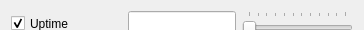
       <widget class="QWidget" name="widget_uptime" native="true">
        <property name="sizePolicy">
         <sizepolicy hsizetype="Expanding" vsizetype="Fixed">
          <horstretch>0</horstretch>
          <verstretch>0</verstretch>
         </sizepolicy>
        </property>
        <property name="minimumSize">
         <size>
          <width>0</width>
          <height>30</height>
         </size>
        </property>
        <property name="maximumSize">
         <size>
          <width>16777215</width>
          <height>30</height>
         </size>
        </property>
        <layout class="QHBoxLayout" name="horizontalLayout_16">
         <item>
          <widget class="QCheckBox" name="checkBox_uptime">
           <property name="sizePolicy">
            <sizepolicy hsizetype="Fixed" vsizetype="Fixed">
             <horstretch>0</horstretch>
             <verstretch>0</verstretch>
            </sizepolicy>
           </property>
           <property name="minimumSize">
            <size>
             <width>111</width>
             <height>25</height>
            </size>
           </property>
           <property name="maximumSize">
            <size>
             <width>111</width>
             <height>25</height>
            </size>
           </property>
           <property name="text">
            <string notr="true">Uptime</string>
           </property>
           <property name="checked">
            <bool>true</bool>
           </property>
          </widget>
         </item>
         <item>
          <widget class="QLineEdit" name="lineEdit_uptime">
           <property name="minimumSize">
            <size>
             <width>0</width>
             <height>25</height>
            </size>
           </property>
           <property name="maximumSize">
            <size>
             <width>16777215</width>
             <height>25</height>
            </size>
           </property>
           <property name="toolTip">
            <string notr="true">$uptime - uptime</string>
           </property>
           <property name="alignment">
            <set>Qt::AlignRight|Qt::AlignTrailing|Qt::AlignVCenter</set>
           </property>
          </widget>
         </item>
         <item>
          <widget class="QSlider" name="slider_uptime">
           <property name="sizePolicy">
            <sizepolicy hsizetype="Fixed" vsizetype="Fixed">
             <horstretch>0</horstretch>
             <verstretch>0</verstretch>
            </sizepolicy>
           </property>
           <property name="minimumSize">
            <size>
             <width>111</width>
             <height>25</height>
            </size>
           </property>
           <property name="maximumSize">
            <size>
             <width>111</width>
             <height>25</height>
            </size>
           </property>
           <property name="minimum">
            <number>1</number>
           </property>
           <property name="maximum">
            <number>12</number>
           </property>
           <property name="singleStep">
            <number>1</number>
           </property>
           <property name="pageStep">
            <number>1</number>
           </property>
           <property name="orientation">
            <enum>Qt::Horizontal</enum>
           </property>
           <property name="tickPosition">
            <enum>QSlider::TicksAbove</enum>
           </property>
          </widget>
         </item>
        </layout>
       </widget>
